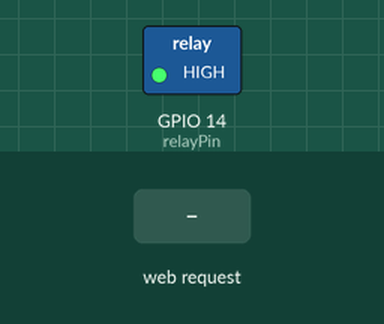
A sketch run on a simulated ESP32. Parts: switched loads named in the sketch (green lamp = pin HIGH). Inputs (shaded band) come from the test bench. WiFi joins after 1.5 s; servers stay silent unless stated; what the sketch prints to the serial monitor is not drawn.

Above: at 2.7 s.
2.8 s: HTTP request GET /ON received
At 3.3 s:
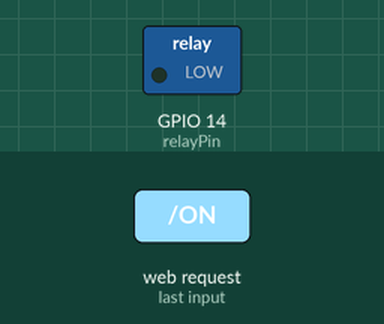
4.3 s: HTTP request GET /OFF received
At 5.6 s:
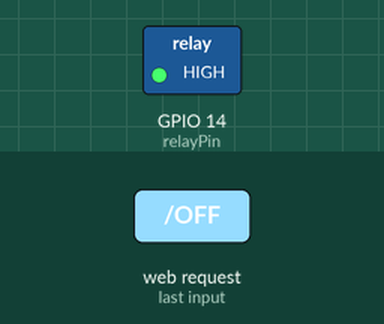
Timing chart, 0 to 7.3 s (numbered marks = the images above; inputs shaded):
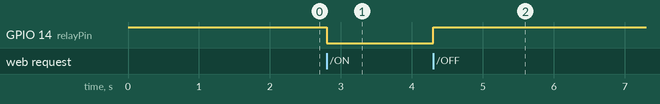

The sketch:

LIGHTWEBRELAY.ino
```cpp
#include <WiFi.h>

// Replace with your network credentials
const char* ssid = "Newton 3rd law";
const char* password = "MdALRIAD#2201042";

// Define the GPIO pin for the relay
const int relayPin = 14; // Change to the GPIO pin you're using

WiFiServer server(80);

void setup() {
  Serial.begin(115200);

  // Set relay pin as output
  pinMode(relayPin, OUTPUT);
  digitalWrite(relayPin, HIGH); // Start with the relay OFF

  // Connect to Wi-Fi
  Serial.println("Connecting to WiFi...");
  WiFi.begin(ssid, password);
  while (WiFi.status() != WL_CONNECTED) {
    delay(500);
    Serial.print(".");
  }
  Serial.println("\nWiFi connected!");
  Serial.print("IP address: ");
  Serial.println(WiFi.localIP());

  // Start the server
  server.begin();
}

void loop() {
  WiFiClient client = server.available(); // Listen for incoming clients

  if (client) {
    Serial.println("New client connected");
    String request = client.readStringUntil('\r');
    Serial.println(request);
    client.flush();

    // Parse the request
    if (request.indexOf("/ON") != -1) {
      digitalWrite(relayPin, LOW); // Turn relay ON
    } else if (request.indexOf("/OFF") != -1) {
      digitalWrite(relayPin, HIGH); // Turn relay OFF
    }

    // Send response with CSS
    client.println("HTTP/1.1 200 OK");
    client.println("Content-Type: text/html");
    client.println("Connection: close");
    client.println();
    client.println("<!DOCTYPE HTML>");
    client.println("<html>");
    client.println("<head>");
    client.println("<style>");
    client.println("body { font-family: Arial, sans-serif; display: flex; justify-content: center; align-items: center; height: 100vh; margin: 0; background-color: #f4f4f4; }");
    client.println("h1 { text-align: center; color: #333; }");
    client.println(".container { text-align: center; }");
    client.println("button { font-size: 20px; padding: 15px 30px; margin: 15px; border: none; border-radius: 8px; cursor: pointer; }");
    client.println("button:hover { background-color: #ddd; }");
    client.println(".on { background-color: #4CAF50; color: white; }");
    client.println(".off { background-color: #f44336; color: white; }");
    client.println("</style>");
    client.println("</head>");
    client.println("<body>");
    client.println("<div class=\"container\">");
    client.println("<h1>ESP32 Relay Control</h1>");
    client.println("<p><a href=\"/ON\"><button class=\"on\">Turn OFF</button></a></p>");
    client.println("<p><a href=\"/OFF\"><button class=\"off\">Turn ON</button></a></p>");
    client.println("</div>");
    client.println("</body>");
    client.println("</html>");
    client.stop();
    Serial.println("Client disconnected");
  }
}
```

Measured:
- after the input at 2.8 s, GPIO 14 (relayPin): HIGH → LOW at once
- after the input at 4.3 s, GPIO 14 (relayPin): LOW → HIGH at once
